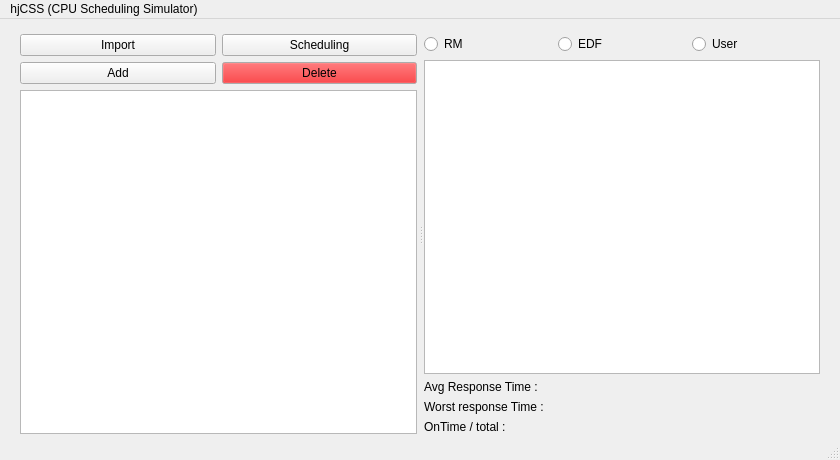
<?xml version="1.0" encoding="UTF-8"?>
<ui version="4.0">
 <class>MainWindow</class>
 <widget class="QMainWindow" name="MainWindow">
  <property name="geometry">
   <rect>
    <x>0</x>
    <y>0</y>
    <width>840</width>
    <height>460</height>
   </rect>
  </property>
  <property name="sizePolicy">
   <sizepolicy hsizetype="Fixed" vsizetype="Fixed">
    <horstretch>0</horstretch>
    <verstretch>0</verstretch>
   </sizepolicy>
  </property>
  <property name="windowTitle">
   <string>MainWindow</string>
  </property>
  <widget class="QWidget" name="centralwidget">
   <property name="sizePolicy">
    <sizepolicy hsizetype="Fixed" vsizetype="Fixed">
     <horstretch>0</horstretch>
     <verstretch>0</verstretch>
    </sizepolicy>
   </property>
   <widget class="QSplitter" name="splitter">
    <property name="enabled">
     <bool>true</bool>
    </property>
    <property name="geometry">
     <rect>
      <x>20</x>
      <y>15</y>
      <width>800</width>
      <height>400</height>
     </rect>
    </property>
    <property name="sizePolicy">
     <sizepolicy hsizetype="Fixed" vsizetype="Fixed">
      <horstretch>0</horstretch>
      <verstretch>0</verstretch>
     </sizepolicy>
    </property>
    <property name="frameShape">
     <enum>QFrame::NoFrame</enum>
    </property>
    <property name="lineWidth">
     <number>1</number>
    </property>
    <property name="orientation">
     <enum>Qt::Horizontal</enum>
    </property>
    <property name="handleWidth">
     <number>7</number>
    </property>
    <widget class="QWidget" name="layoutWidget">
     <layout class="QVBoxLayout" name="verticalLayout_2">
      <item>
       <layout class="QHBoxLayout" name="horizontalLayout_2">
        <item>
         <widget class="QPushButton" name="ImportButton">
          <property name="text">
           <string>Import</string>
          </property>
         </widget>
        </item>
        <item>
         <widget class="QPushButton" name="SchedulingButton">
          <property name="text">
           <string>Scheduling</string>
          </property>
         </widget>
        </item>
       </layout>
      </item>
      <item>
       <layout class="QHBoxLayout" name="horizontalLayout_3">
        <item>
         <widget class="QPushButton" name="AddButton">
          <property name="autoFillBackground">
           <bool>false</bool>
          </property>
          <property name="text">
           <string>Add</string>
          </property>
          <property name="shortcut">
           <string>Ctrl+A</string>
          </property>
          <property name="flat">
           <bool>false</bool>
          </property>
         </widget>
        </item>
        <item>
         <widget class="QPushButton" name="DeleteButton">
          <property name="palette">
           <palette>
            <active>
             <colorrole role="Button">
              <brush brushstyle="SolidPattern">
               <color alpha="255">
                <red>236</red>
                <green>0</green>
                <blue>3</blue>
               </color>
              </brush>
             </colorrole>
            </active>
            <inactive>
             <colorrole role="Button">
              <brush brushstyle="SolidPattern">
               <color alpha="255">
                <red>236</red>
                <green>0</green>
                <blue>3</blue>
               </color>
              </brush>
             </colorrole>
            </inactive>
            <disabled>
             <colorrole role="Button">
              <brush brushstyle="SolidPattern">
               <color alpha="255">
                <red>236</red>
                <green>0</green>
                <blue>3</blue>
               </color>
              </brush>
             </colorrole>
            </disabled>
           </palette>
          </property>
          <property name="text">
           <string>Delete</string>
          </property>
         </widget>
        </item>
       </layout>
      </item>
      <item>
       <widget class="QTableView" name="tableView"/>
      </item>
     </layout>
    </widget>
    <widget class="QWidget" name="layoutWidget">
     <layout class="QVBoxLayout" name="verticalLayout_3">
      <item>
       <layout class="QHBoxLayout" name="horizontalLayout_4">
        <item>
         <widget class="QRadioButton" name="RMButton">
          <property name="text">
           <string>RM</string>
          </property>
          <attribute name="buttonGroup">
           <string notr="true">buttonGroup</string>
          </attribute>
         </widget>
        </item>
        <item>
         <widget class="QRadioButton" name="EDFButton">
          <property name="text">
           <string>EDF</string>
          </property>
          <attribute name="buttonGroup">
           <string notr="true">buttonGroup</string>
          </attribute>
         </widget>
        </item>
        <item>
         <widget class="QRadioButton" name="UserButton">
          <property name="text">
           <string>User</string>
          </property>
          <attribute name="buttonGroup">
           <string notr="true">buttonGroup</string>
          </attribute>
         </widget>
        </item>
       </layout>
      </item>
      <item>
       <widget class="QTableView" name="tableView_2"/>
      </item>
      <item>
       <widget class="QLabel" name="AvgDialog">
        <property name="text">
         <string>Avg Response Time : </string>
        </property>
       </widget>
      </item>
      <item>
       <widget class="QLabel" name="WorstDialog">
        <property name="text">
         <string>Worst response Time : </string>
        </property>
       </widget>
      </item>
      <item>
       <widget class="QLabel" name="OnTimeDialog">
        <property name="text">
         <string>OnTime / total :</string>
        </property>
       </widget>
      </item>
     </layout>
    </widget>
   </widget>
  </widget>
  <widget class="QMenuBar" name="menubar">
   <property name="geometry">
    <rect>
     <x>0</x>
     <y>0</y>
     <width>840</width>
     <height>22</height>
    </rect>
   </property>
   <widget class="QMenu" name="menuHjCSS_CPU_Scheduling_Simulator">
    <property name="title">
     <string>hjCSS (CPU Scheduling Simulator)</string>
    </property>
    <addaction name="separator"/>
   </widget>
   <addaction name="menuHjCSS_CPU_Scheduling_Simulator"/>
  </widget>
  <widget class="QStatusBar" name="statusbar"/>
 </widget>
 <resources/>
 <connections>
  <connection>
   <sender>ImportButton</sender>
   <signal>clicked()</signal>
   <receiver>MainWindow</receiver>
   <slot>ImportFile()</slot>
   <hints>
    <hint type="sourcelabel">
     <x>108</x>
     <y>78</y>
    </hint>
    <hint type="destinationlabel">
     <x>135</x>
     <y>40</y>
    </hint>
   </hints>
  </connection>
  <connection>
   <sender>SchedulingButton</sender>
   <signal>clicked()</signal>
   <receiver>MainWindow</receiver>
   <slot>Scheduling()</slot>
   <hints>
    <hint type="sourcelabel">
     <x>251</x>
     <y>73</y>
    </hint>
    <hint type="destinationlabel">
     <x>270</x>
     <y>39</y>
    </hint>
   </hints>
  </connection>
  <connection>
   <sender>AddButton</sender>
   <signal>clicked()</signal>
   <receiver>MainWindow</receiver>
   <slot>AddTask()</slot>
   <hints>
    <hint type="sourcelabel">
     <x>92</x>
     <y>127</y>
    </hint>
    <hint type="destinationlabel">
     <x>71</x>
     <y>36</y>
    </hint>
   </hints>
  </connection>
  <connection>
   <sender>DeleteButton</sender>
   <signal>clicked()</signal>
   <receiver>MainWindow</receiver>
   <slot>DeleteTask()</slot>
   <hints>
    <hint type="sourcelabel">
     <x>223</x>
     <y>115</y>
    </hint>
    <hint type="destinationlabel">
     <x>237</x>
     <y>33</y>
    </hint>
   </hints>
  </connection>
 </connections>
 <slots>
  <slot>ImportFile()</slot>
  <slot>Scheduling()</slot>
  <slot>AddTask()</slot>
  <slot>DeleteTask()</slot>
 </slots>
 <buttongroups>
  <buttongroup name="buttonGroup"/>
 </buttongroups>
</ui>
